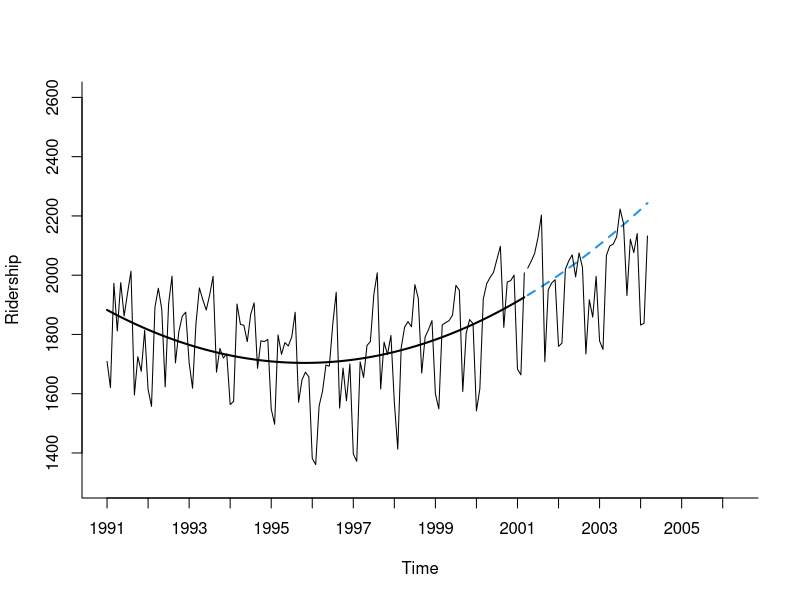
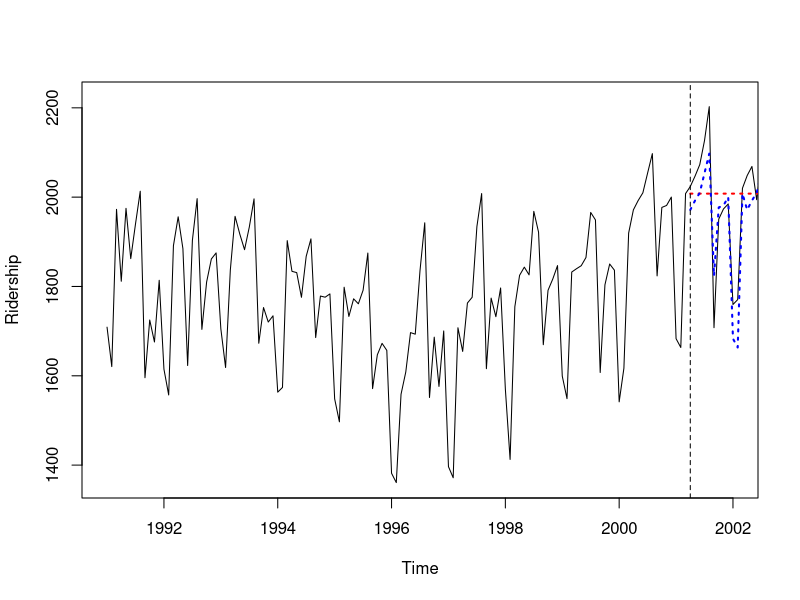
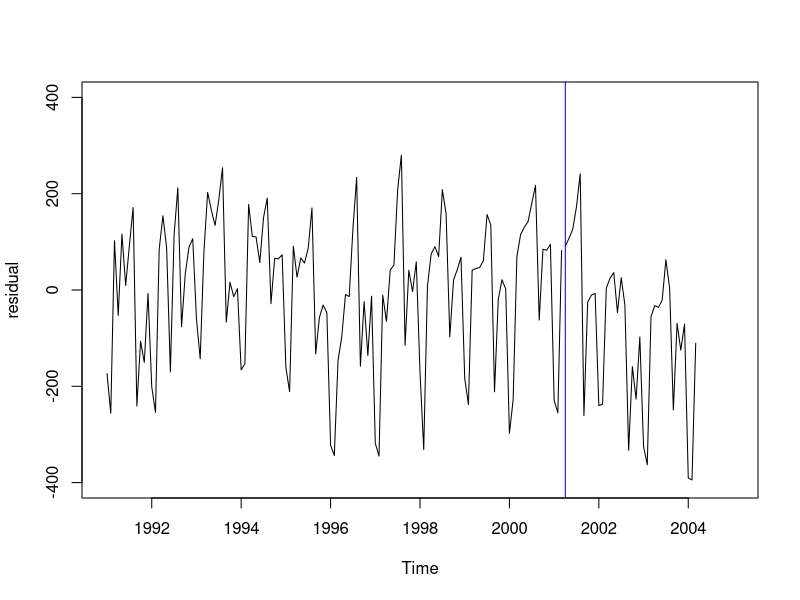
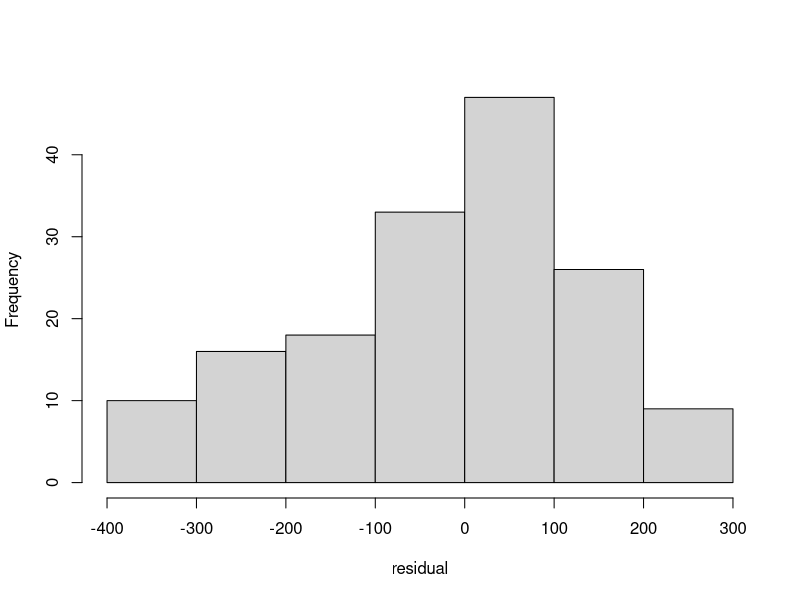
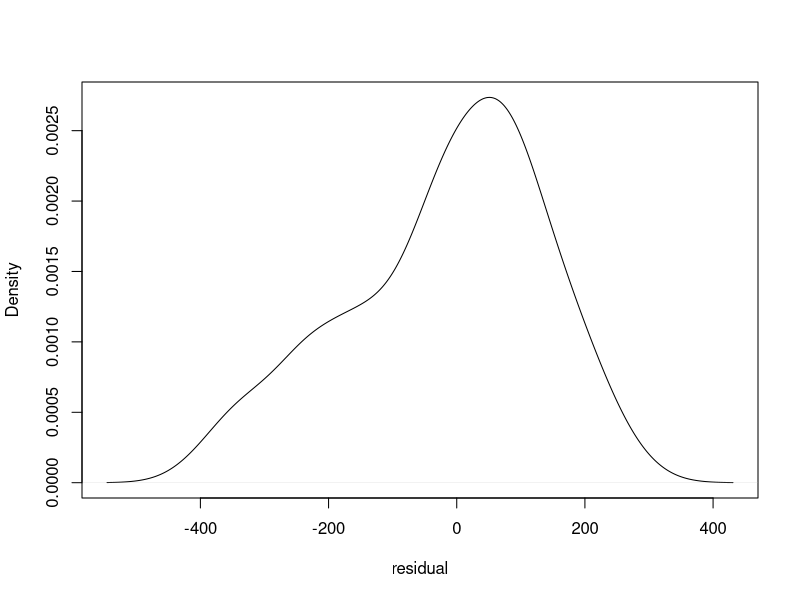
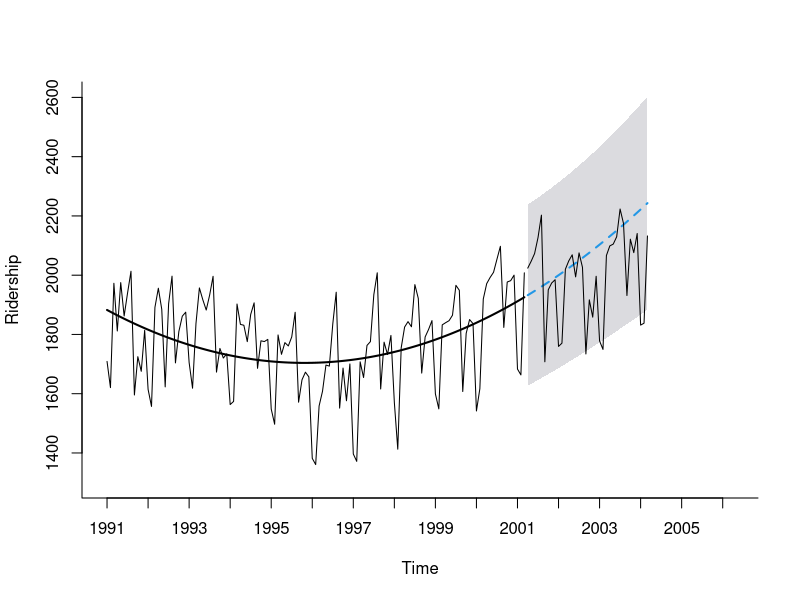
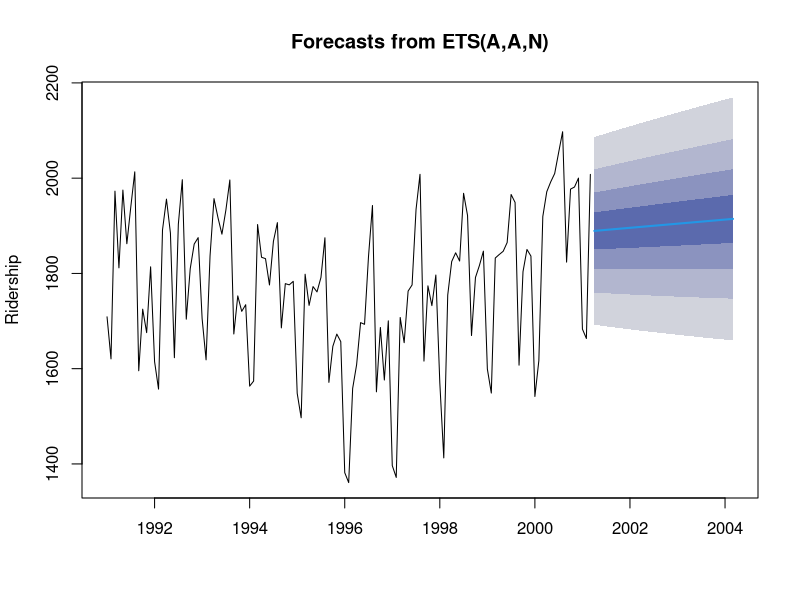
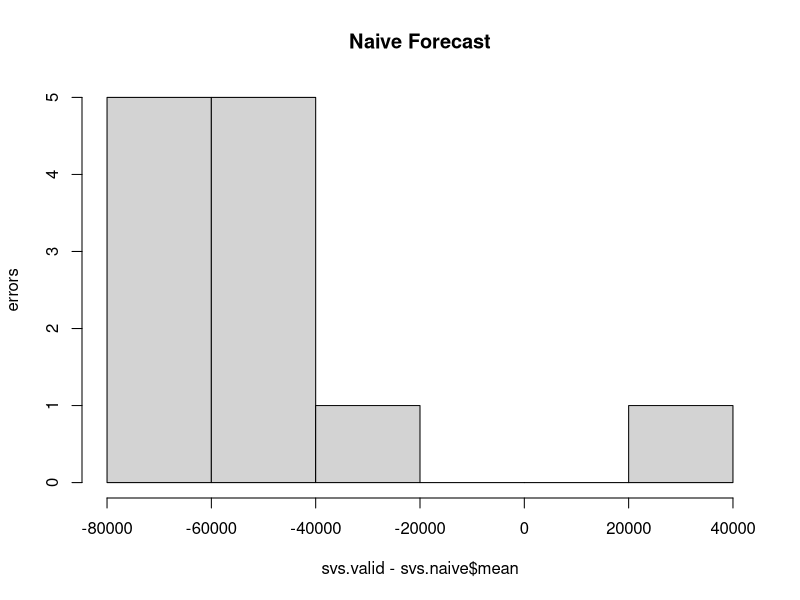

Recreate these plots in R, in order.
## ---- chunk 1
knitr::opts_chunk$set(echo = TRUE)
library(tidyverse)
library(forecast)
library(zoo)

setwd(getwd())
## ---- chunk 2
amtrak <- read.csv("data/Amtrak.csv") #read in data
amtrak.ts <- ts(amtrak$Ridership, start = c(1991, 1), end = c(2004, 3), frequency = 12)

nValid <- 36 #The length of our validation period in months
nTrain <- length(amtrak.ts) - nValid #The length of our training period

#Partition the data into training and validation periods
train.ts <- window(amtrak.ts, start = c(1991, 1),
                   end = c(1991, nTrain)) #we use nTrain to set the end of the window
valid.ts <- window(amtrak.ts, start = c(1991, nTrain + 1),
                   end = c(1991, nTrain + nValid))

#Run a regression on the training set
train.lm <- tslm(train.ts ~ trend + I(trend^2))

#Use the model to predict forward into the validation period
train.lm.pred <- forecast(train.lm, h = nValid, #we predict forward 36 periods
                          level = 0) #confidence level for prediction intervals

#Make a plot of the model and prediction
plot(train.lm.pred, ylim = c(1300, 2600), ylab = "Ridership", xlab = "Time", bty = "l",
     xaxt = "n", xlim = c(1991, 2006.25), main = "", flty = 2)
axis(1, at = seq(1991, 2006, 1), labels = format(seq(1991, 2006, 1)))
lines(train.lm$fitted, lwd = 2) #add the model line in the training period
lines(valid.ts) #add the lines for the validation period
## ---- chunk 3
naive.pred <- naive(train.ts, h = nValid)
snaive.pred <- snaive(train.ts, h = nValid)

plot(amtrak.ts, ylab = "Ridership", xlab = "Time", xlim = c(1991, 2002))
lines(naive.pred$mean, lty = 3, lwd = 2, col = "red")
lines(snaive.pred$mean, lty = 3, lwd = 2, col = "blue")
abline(v = 2001.25, lty = 2)
## ---- chunk 4
accuracy(train.lm) #goodness of fit, i.e. fitted values against actual values
accuracy(train.lm.pred$mean, valid.ts) #accuracy stats for prediction
accuracy(naive.pred$mean, valid.ts) 
accuracy(snaive.pred$mean, valid.ts)
## ---- chunk 5
plot(train.lm$residuals, xlim = c(1991, 2005), ylim = c(-400, 400), ylab = "residual")
lines(valid.ts - train.lm.pred$mean)
abline(v = 2001.25, col = "blue")

hist(c(train.lm$residuals, #histogram combining train and validation errors
       valid.ts - train.lm.pred$mean),
     xlab = "residual", main = "")

plot(density(c(train.lm$residuals, #a pdf
               valid.ts - train.lm.pred$mean)),
     xlab = "residual", main = "")
## ---- chunk 6
# To plot a simple 95 percent prediction interval, we add 95 to the level argument in the 
# forecast function
level.lm.pred <- forecast(train.lm, h = nValid, level = 95)

# We can then recycle our earlier code
plot(level.lm.pred, ylim = c(1300, 2600), ylab = "Ridership", xlab = "Time", bty = "l",
     xaxt = "n", xlim = c(1991, 2006.25), main = "", flty = 2)
axis(1, at = seq(1991, 2006, 1), labels = format(seq(1991, 2006, 1)))
lines(train.lm$fitted, lwd = 2)
lines(valid.ts)
## ---- chunk 7
train.AAN <- ets(train.ts, model = "AAN")
train.AAN.pred <- forecast(train.AAN, h = nValid, level = c(0.2, 0.4, 0.6, 0.8))

plot(train.AAN.pred, ylab = "Ridership")
## ---- chunk 8
svs <- read.csv("data/SouvenirSales.csv") #read in file
svs.ts <- ts(svs[,2], start = c(1995, 1), end = c(2001, 12), frequency = 12) #convert to ts

#Partition into train and validation periods
nValid = 12
nTrain = length(svs.ts) - nValid
svs.train <- window(svs.ts, start = c(1995, 1), end = c(1995, nTrain))
svs.valid <- window(svs.ts, start = c(1995, nTrain +1), end = c(1995, nTrain + nValid))

#Perform a naive and seasonal naive forecast
svs.naive <- naive(svs.train, h = nValid)
svs.snaive <- snaive(svs.train, h = nValid)

#Compute RMSE and MAPE for naive forecasts
accuracy(svs.naive, svs.valid)
accuracy(svs.snaive, svs.valid)

#Histogram of errors
hist(svs.valid - svs.naive$mean, main = "Naive Forecast", ylab = "errors")
hist(svs.valid - svs.snaive$mean, main = "Seasonal Naive Forecast", ylab = "errors")

#Time plot of forecasts
plot(svs.ts, ylab = "Sales", xlab = "Time", xlim = c(2001, 2002))
lines(svs.naive$mean, lty = 3, lwd = 2, col = "red")
lines(svs.snaive$mean, lty = 3, lwd = 2, col = "blue")
abline(v = 2001, lty = 2)
